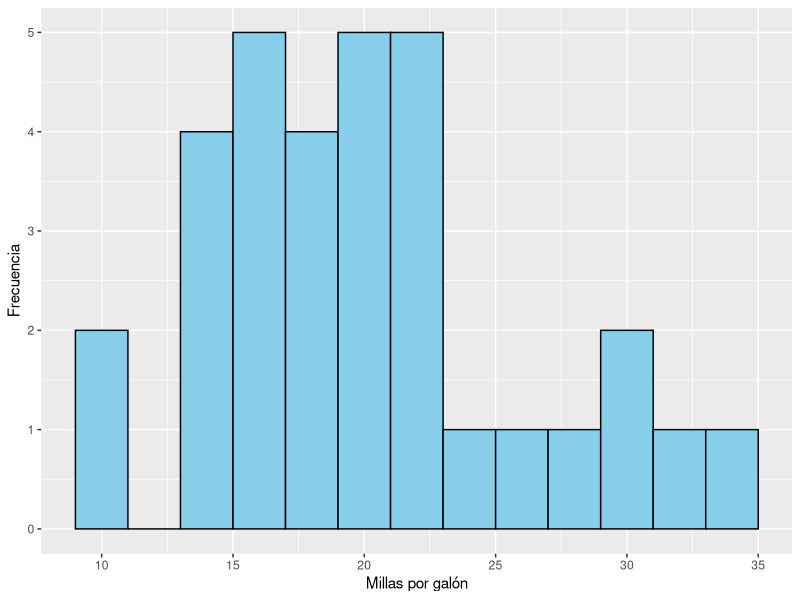
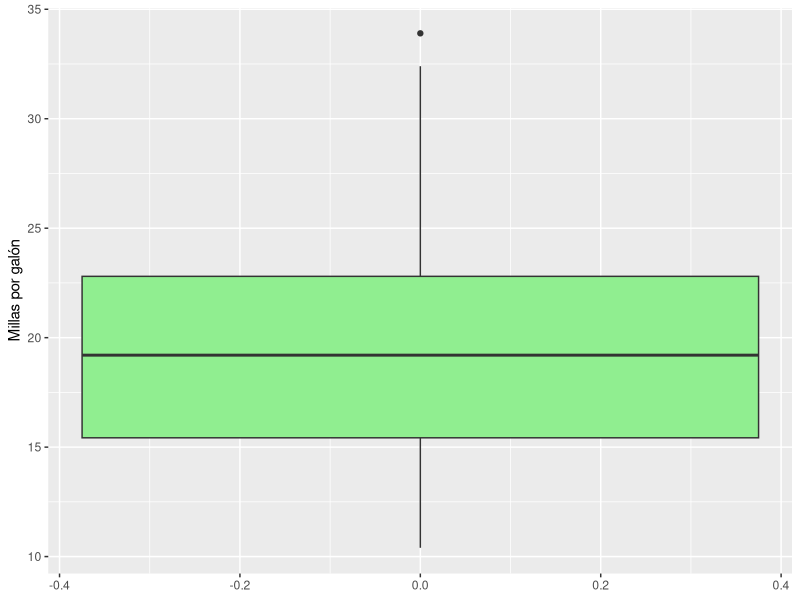

Write R code to recreate these figures, in order.
## ---- chunk 1
library(ggplot2)

# Histograma
ggplot(mtcars, aes(x = mpg)) +
  geom_histogram(binwidth = 2, fill = "skyblue", color = "black") +
  labs(x = "Millas por galón", y = "Frecuencia")

# Diagrama de caja
ggplot(mtcars, aes(y = mpg)) +
  geom_boxplot(fill = "lightgreen") +
  labs(y = "Millas por galón")
